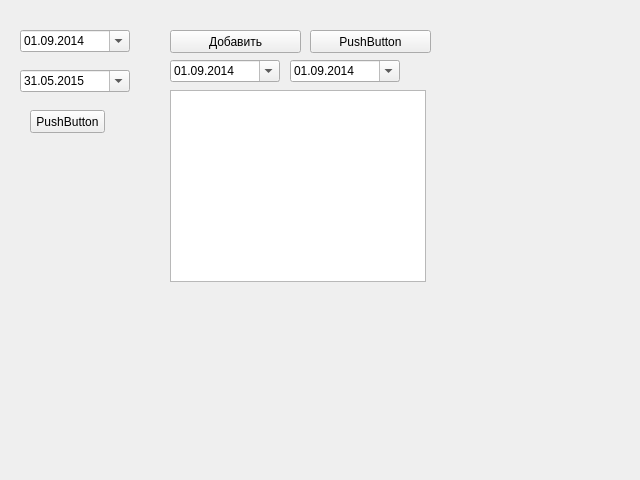
<?xml version="1.0" encoding="UTF-8"?>
<ui version="4.0">
 <class>Form</class>
 <widget class="QWidget" name="Form">
  <property name="geometry">
   <rect>
    <x>0</x>
    <y>0</y>
    <width>640</width>
    <height>480</height>
   </rect>
  </property>
  <property name="windowTitle">
   <string>Генератор расписания</string>
  </property>
  <widget class="QDateEdit" name="dateYearStart">
   <property name="geometry">
    <rect>
     <x>20</x>
     <y>30</y>
     <width>110</width>
     <height>22</height>
    </rect>
   </property>
   <property name="minimumSize">
    <size>
     <width>110</width>
     <height>0</height>
    </size>
   </property>
   <property name="date">
    <date>
     <year>2014</year>
     <month>9</month>
     <day>1</day>
    </date>
   </property>
   <property name="displayFormat">
    <string>dd.MM.yyyy</string>
   </property>
   <property name="calendarPopup">
    <bool>true</bool>
   </property>
  </widget>
  <widget class="QDateEdit" name="dateYearFinish">
   <property name="geometry">
    <rect>
     <x>20</x>
     <y>70</y>
     <width>110</width>
     <height>22</height>
    </rect>
   </property>
   <property name="date">
    <date>
     <year>2015</year>
     <month>5</month>
     <day>31</day>
    </date>
   </property>
   <property name="displayFormat">
    <string>dd.MM.yyyy</string>
   </property>
   <property name="calendarPopup">
    <bool>true</bool>
   </property>
  </widget>
  <widget class="QPushButton" name="btn">
   <property name="geometry">
    <rect>
     <x>30</x>
     <y>110</y>
     <width>75</width>
     <height>23</height>
    </rect>
   </property>
   <property name="text">
    <string>PushButton</string>
   </property>
  </widget>
  <widget class="QListWidget" name="Excludes">
   <property name="geometry">
    <rect>
     <x>170</x>
     <y>90</y>
     <width>256</width>
     <height>192</height>
    </rect>
   </property>
  </widget>
  <widget class="QPushButton" name="btnAddExclude">
   <property name="geometry">
    <rect>
     <x>170</x>
     <y>30</y>
     <width>131</width>
     <height>23</height>
    </rect>
   </property>
   <property name="text">
    <string>Добавить</string>
   </property>
  </widget>
  <widget class="QDateEdit" name="dateExcludeStart">
   <property name="geometry">
    <rect>
     <x>170</x>
     <y>60</y>
     <width>110</width>
     <height>22</height>
    </rect>
   </property>
   <property name="date">
    <date>
     <year>2014</year>
     <month>9</month>
     <day>1</day>
    </date>
   </property>
   <property name="displayFormat">
    <string>dd.MM.yyyy</string>
   </property>
   <property name="calendarPopup">
    <bool>true</bool>
   </property>
  </widget>
  <widget class="QDateEdit" name="dateExcludeFinish">
   <property name="geometry">
    <rect>
     <x>290</x>
     <y>60</y>
     <width>110</width>
     <height>22</height>
    </rect>
   </property>
   <property name="date">
    <date>
     <year>2014</year>
     <month>9</month>
     <day>1</day>
    </date>
   </property>
   <property name="displayFormat">
    <string>dd.MM.yyyy</string>
   </property>
   <property name="calendarPopup">
    <bool>true</bool>
   </property>
  </widget>
  <widget class="QPushButton" name="btnClearExcludes">
   <property name="geometry">
    <rect>
     <x>310</x>
     <y>30</y>
     <width>121</width>
     <height>23</height>
    </rect>
   </property>
   <property name="text">
    <string>PushButton</string>
   </property>
  </widget>
 </widget>
 <resources/>
 <connections>
  <connection>
   <sender>btnClearExcludes</sender>
   <signal>clicked()</signal>
   <receiver>Excludes</receiver>
   <slot>clear()</slot>
   <hints>
    <hint type="sourcelabel">
     <x>350</x>
     <y>44</y>
    </hint>
    <hint type="destinationlabel">
     <x>323</x>
     <y>160</y>
    </hint>
   </hints>
  </connection>
 </connections>
</ui>
